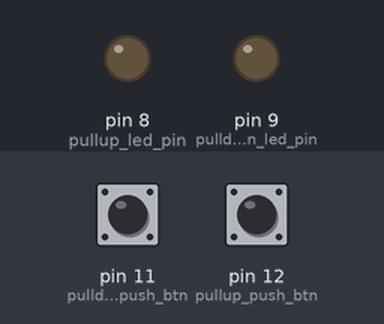
Simulated run of this sketch. Board: Arduino Uno, built with avr-gcc and run on an emulated ATmega328P. Parts: output pins drawn as LEDs (lit = HIGH). The test bench sets the inputs (shaded band); at power-on: pin 11 (pulldown_push_btn) LOW, pin 12 (pullup_push_btn) HIGH. What the sketch prints to the serial monitor is not drawn.

Above: at 1.2 s.
1.3 s: pin 11 (pulldown_push_btn) pulled HIGH for 0.15 s
At 1.38 s:
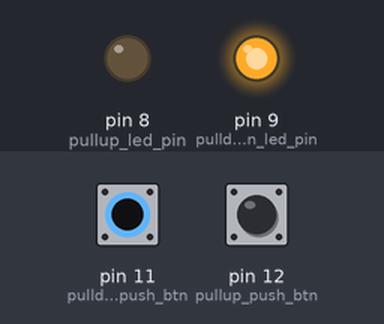
2.9 s: pin 12 (pullup_push_btn) pulled LOW for 0.15 s
At 2.97 s:
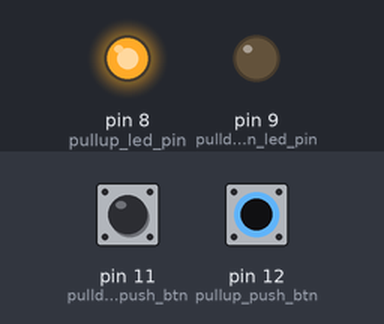
4.5 s: pin 12 (pullup_push_btn) pulled LOW for 3.2 s
At 8.6 s:
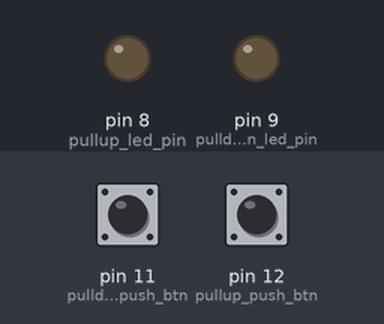
9.2 s: pin 11 (pulldown_push_btn) pulled HIGH for 3.2 s
At 9.8 s:
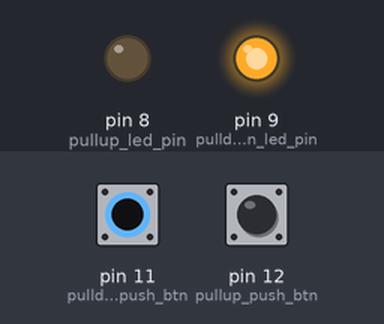
13.9 s: pin 11 (pulldown_push_btn) driven HIGH and pin 12 (pullup_push_btn) driven LOW
At 14.5 s:
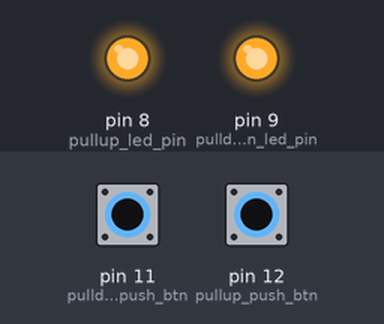
Timing chart, 0 to 16.4 s (numbered marks = the images above; inputs shaded):
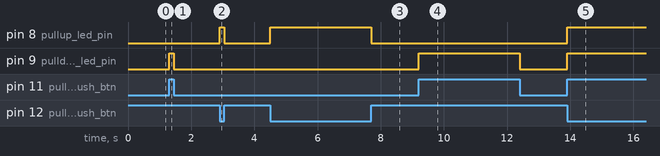

Measured:
- after the input at 1.3 s, pin 9 (pulldown_led_pin): LOW → HIGH at once, → LOW 0.15 s later
- after the input at 2.9 s, pin 8 (pullup_led_pin): LOW → HIGH at once, → LOW 0.15 s later
- after the input at 4.5 s, pin 8 (pullup_led_pin): LOW → HIGH at once, → LOW 3.2 s later
- after the input at 9.2 s, pin 9 (pulldown_led_pin): LOW → HIGH at once, → LOW 3.2 s later
- after the input at 13.9 s, pin 8 (pullup_led_pin), pin 9 (pulldown_led_pin): LOW → HIGH at once

The sketch:

led_switch.ino
```cpp
// 왼쪽 노란색 전구 쪽 회로가 pullup
// 오른쪽 빨간색 전구 쪽 회로가 pulldown 입니다.


int pullup_push_btn = 12;
int pullup_btn_state = 0;
int pullup_led_pin = 8;

int pulldown_push_btn = 11;
int pulldown_btn_state = 0;
int pulldown_led_pin = 9;


void setup() {
  Serial.begin(9600);
  pinMode(pullup_push_btn, INPUT);
  pinMode(pullup_led_pin, OUTPUT);

  pinMode(pulldown_push_btn, INPUT);
  pinMode(pulldown_led_pin, OUTPUT);

}

void loop() {
  //pullup - 1이 주로 들어온다.
  pullup_btn_state = digitalRead(pullup_push_btn);

  //Serial.println(pullup_btn_state);

  if (pullup_btn_state == LOW)
  {
    digitalWrite(pullup_led_pin, 1);
    }
   else
   {
    digitalWrite(pullup_led_pin, 0);
    }

  //pulldown - 0이 주로 들어온다.
  pulldown_btn_state = digitalRead(pulldown_push_btn);

  Serial.println(pulldown_btn_state);

  if(pulldown_btn_state == HIGH)
  {
    digitalWrite(pulldown_led_pin, HIGH);
    }
  else
  {
    digitalWrite(pulldown_led_pin, LOW);
    }

}
```
